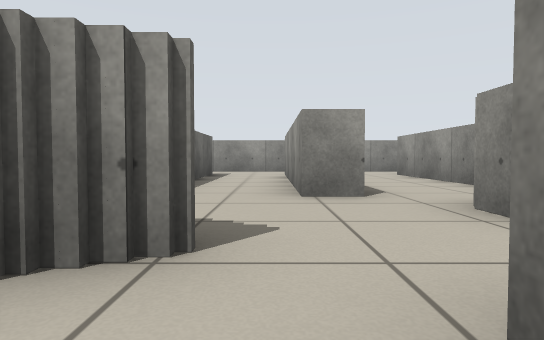
View 1 (above)

24 first-person views from a walk through a Stage world. The camera is 0.45 m above the floor, tilts 2° down and sees 75° across. Floor lines are 1 m apart. The floor is counted in squares, 1 m on a side. Each view is taken from the middle of a square. On the plan, view 1 faces up. The plan holds only what a view shows up to about 9 squares ahead; the rest is blank. The robots in the file are not drawn.

View 2
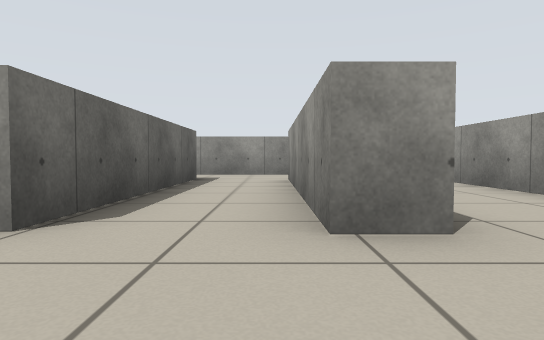

View 3
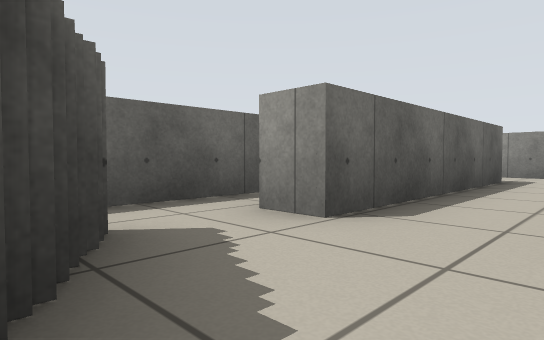

View 4
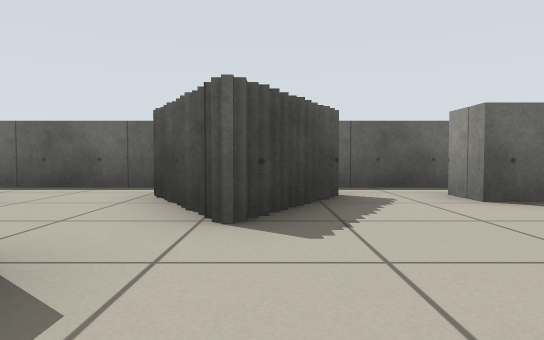

View 5
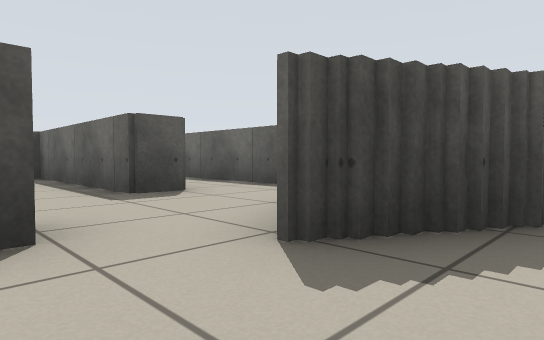

View 6
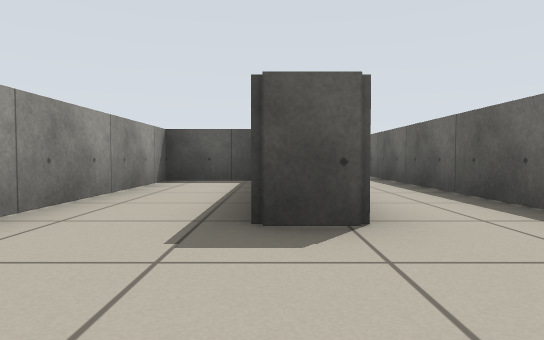

View 7
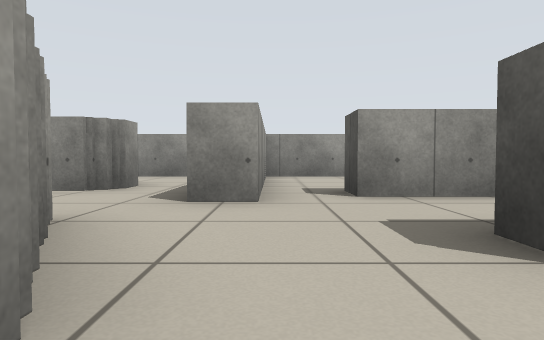

View 8
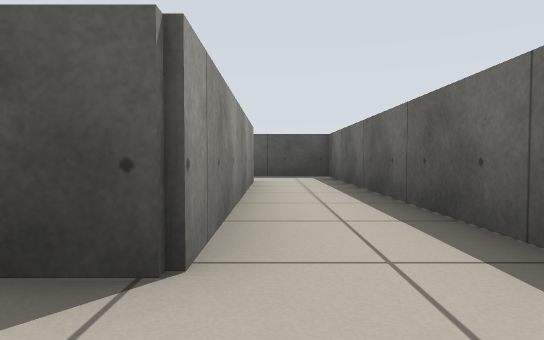

View 9
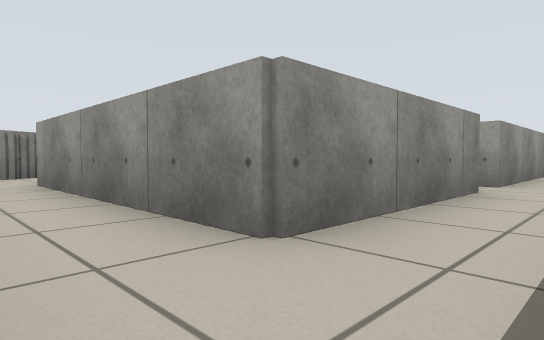

View 10
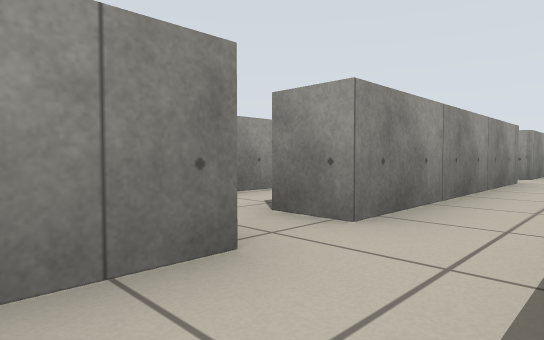

View 11
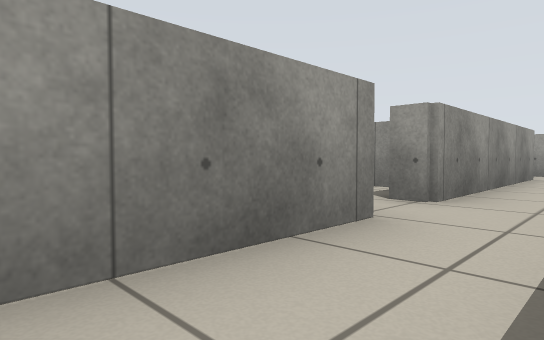

View 12
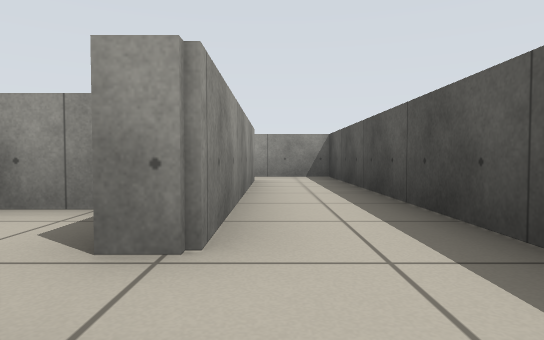

View 13
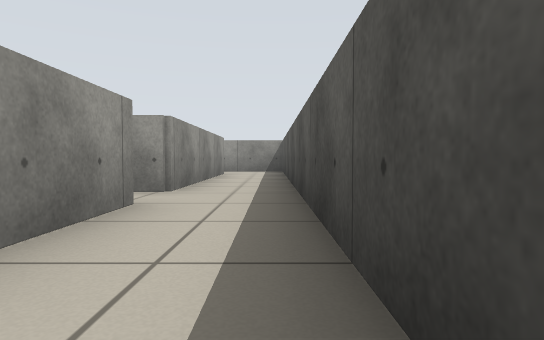

View 14
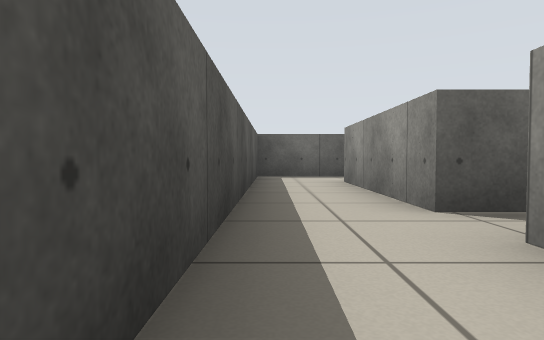

View 15
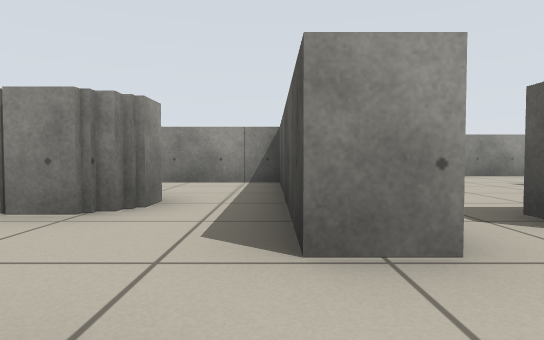

View 16
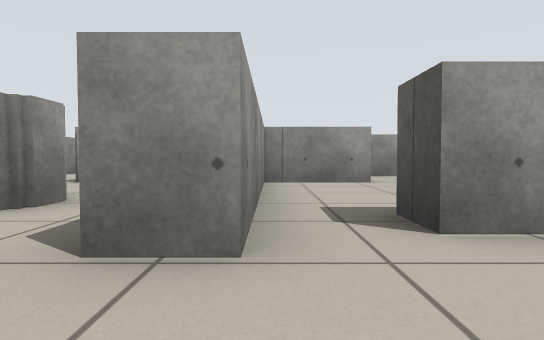

View 17
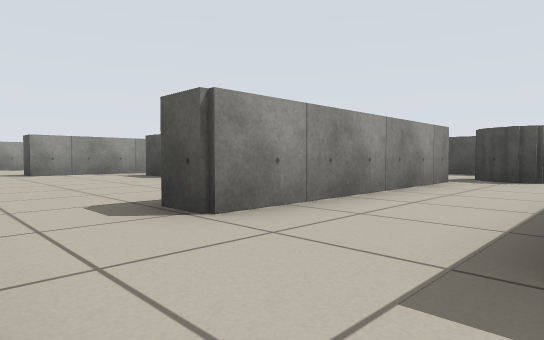

View 18
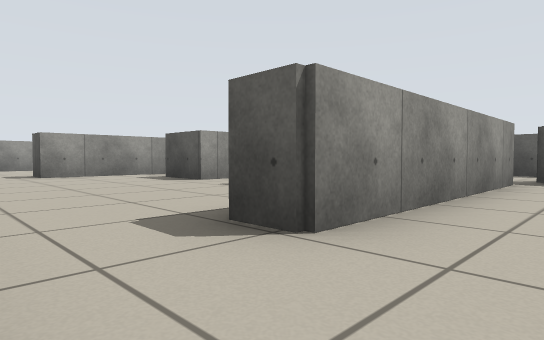

View 19
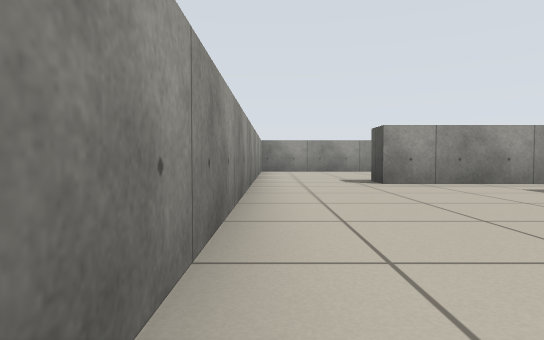

View 20
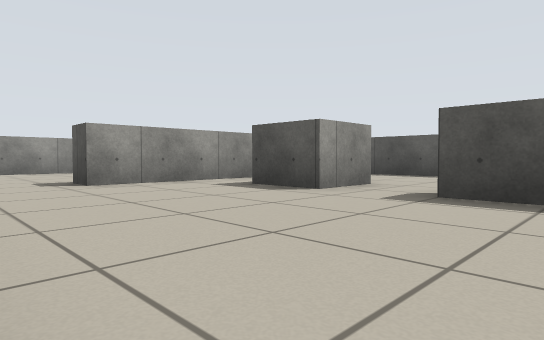

View 21
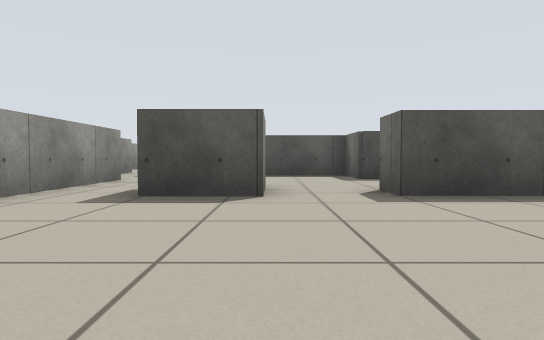

View 22
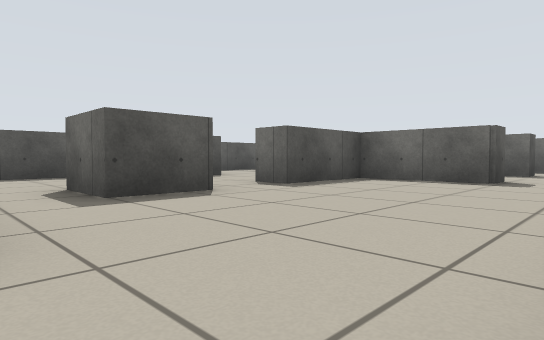

View 23
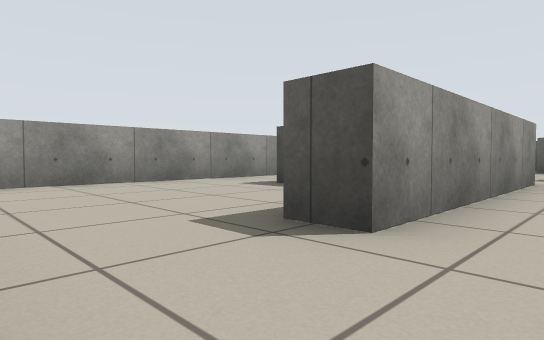

View 24
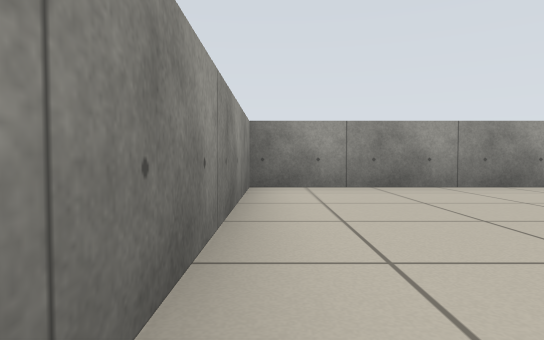

### Floor plan
Points are (right, up) in squares from view 1. A wall is a line through its corners. A room is listed if a view was taken in it or the views show most of it. See-through windows are left out.
Room 1 (views 1, 6, 7, 8, 9, 10, 11, 12, 13, 14, 15, 16)
walls: (2.1, -5.9) (2.1, -6.7) (-1.7, -6.7) (-1.7, -1.3) (-0.9, -1.3) (-0.9, -5.9) (1.1, -5.9) (1.1, -1); (0.6, 0.1) (0.6, 0.9); (-1.2, 0.9) (-1.9, 0.9); (-3.3, 0.2) (-3.3, -8.3) (16.3, -8.3) (16.3, -6.4); (-0.4, 1.4) (-1.1, 1.4); (8.5, -6.7) (3.3, -6.7) (3.3, -5.8); (-3.3, 5.1) (-3.3, 3); (11.1, -5.5) (11.1, -4.6); (14.9, -6.7) (9.6, -6.7) (9.6, -6.1)
ways out: opening at (-2, 10.5) to room 2; opening at (0, 2) to room 2; gap at (-2, 3.5) to room 2; gap at (3, -6)
Room 2 (views 2, 3, 4, 5)
walls: (0.3, 4.1) (0.3, 9.1); (-1.6, 9.5) (-1.6, 4.1); (-1.1, 11.3) (-2, 11.3); (-1.6, 2.2) (-1, 2.2); (-0.9, 1.8) (-0.4, 1.8); (2.9, 2.1) (1.8, 2.1) (1.8, 3.5); (0.6, 0.9) (3.1, 0.9)
ways out: opening at (-2, 10.5) to room 1; opening at (0, 2) to room 1; gap at (-2, 3.5) to room 1; opening at (1, 4) to room 3; opening at (1, 10.5) to room 3; gap at (3, 2)
Room 3 (views 17, 18)
walls: (0.2, 9.4) (1.1, 9.4) (1.1, 8.9); (1.1, 4.1) (0.3, 4.1); (3.3, 4.1) (3.3, 9.4); (1.8, 3.5) (3, 3.5)
ways out: opening at (1, 4) to room 2; opening at (1, 10.5) to room 2; opening at (4, 10.5) to room 4
Room 4 (views 19, 20, 21, 23)
walls: (8.1, 6.9) (9.5, 6.9); (3.3, 9.4) (4.1, 9.4) (4.1, 6.9) (6.5, 6.9); (10.6, 11.3) (5.4, 11.3); (11.1, 7.4) (11.1, 9.1)
ways out: opening at (4, 10.5) to room 3; opening at (11.5, 10.5) to room 5; opening at (7, 6.5) to room 6; opening at (10, 6.5) to room 6
Room 5 (views 22, 24)
walls: (11.1, 9.1) (11.9, 9.1); (16.3, 5.5) (16.3, 11.3) (10.6, 11.3)
ways out: opening at (11.5, 10.5) to room 4; opening at (15.5, 6)
Room 6 (no view inside)
walls: (8.1, 5.5) (8.1, 6.9); (6.5, 6.9) (6.5, 6); (9.5, 6.9) (9.5, 5.5); (5.4, 3.5) (6.2, 3.5) (6.2, 2.2) (9.9, 2.2); (11.1, 3.8) (11.1, 7.4)
ways out: opening at (7, 6.5) to room 4; opening at (10, 6.5) to room 4; opening at (6, 4.5); opening at (11, 3)

Where each view was taken, in squares from view 1:
view 1: 0 up, 0 right, facing up
view 2: 2 up, 0 right, facing up
view 3: 2 up, 0 right, facing up-left
view 4: 2 up, 2 right, facing left
view 5: 3 up, 1 right, facing down-left
view 6: 1 up, 1 left, facing down
view 7: 0 up, 3 left, facing right
view 8: 0 up, 2 left, facing down
view 9: 8 down, 3 left, facing up-right
view 10: 8 down, 1 right, facing up-right
view 11: 8 down, 6 right, facing up-right
view 12: 7 down, 8 right, facing right
view 13: 8 down, 5 right, facing right
view 14: 8 down, 5 right, facing left
view 15: 1 up, 1 left, facing right
view 16: 0 up, 1 left, facing right
view 17: 11 up, 1 right, facing down-right
view 18: 11 up, 2 right, facing down-right
view 19: 11 up, 5 right, facing right
view 20: 11 up, 5 right, facing down-right
view 21: 11 up, 8 right, facing down
view 22: 11 up, 11 right, facing down-left
view 23: 11 up, 10 right, facing down-right
view 24: 11 up, 11 right, facing right
